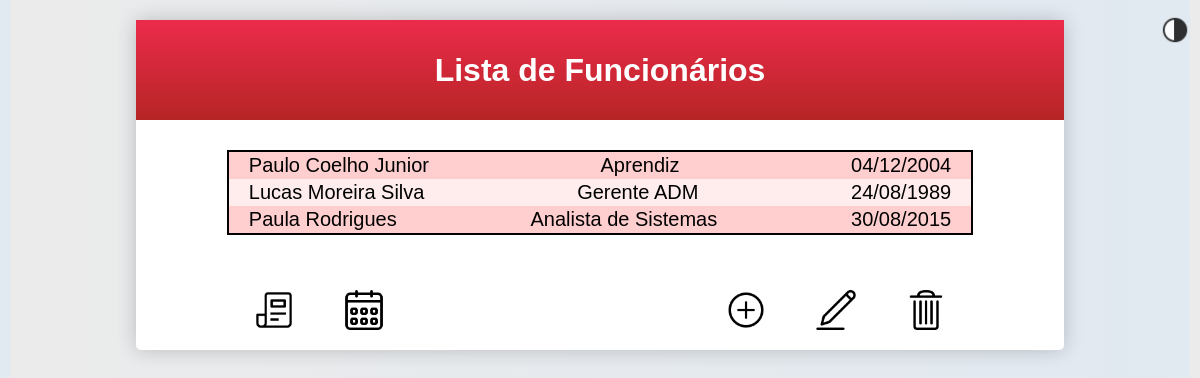
The app's page /main/, older data.
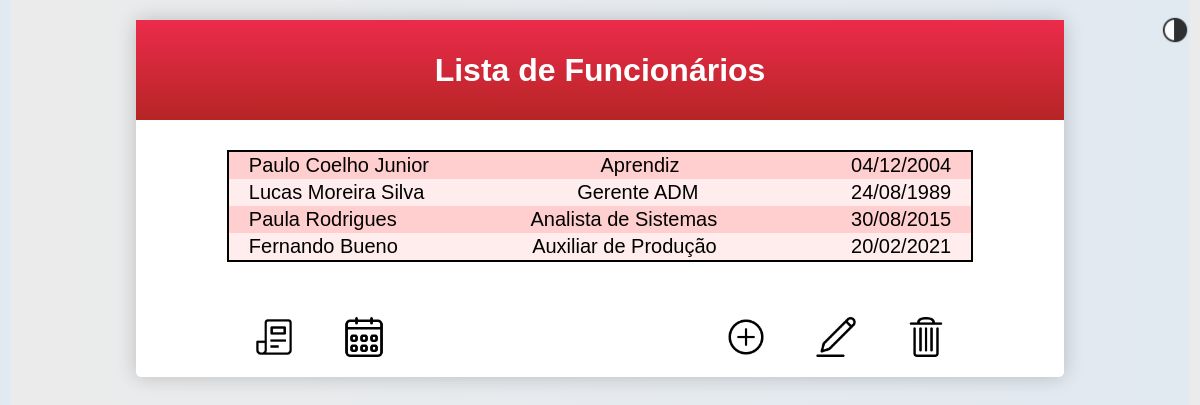
The same page, newer data.
### app/models.py (models this page shows)
class Funcionario(models.Model):
    nome = models.CharField(max_length=100)
    cargo = models.CharField(max_length=50)
    data_nascimento = models.DateField()
    skills = models.ManyToManyField(Skill, blank=True)  # Relacionamento ManyToMany com Skill
    def __str__(self):
        return self.nome

### app/views.py (the view)
# urls.py: path('main/', views.lista_funcionarios, name='main'),  # Corrigido para lista_funcionarios
def lista_funcionarios(request):
    funcionarios = Funcionario.objects.all()
    print(funcionarios)
    return render(request, 'main.html', {'funcionarios': funcionarios})

### app/templates/main.html (shortened to what this page needs)
{% extends 'layout.html'%}
{% load static %}
{% block extrahead %}
    <link rel="stylesheet" href="{% static 'app/css/main.css' %}">
{% endblock %}
{% block content %}
    <div class="mainContainer">
        <div class="containerHeader">
            <h1>Lista de Funcionários</h1>
        </div>
        <ul class="funcionariosNomes">
            {% for funcionario in funcionarios %}
                <a class="funcionarioOuterDiv" href="{% url 'funcionario_detail' funcionario.id %}">
                    <div class="funcionarioContainer">
                        <li class="infoUser">
                            {{ funcionario.nome }}
                        </li>
                        <li class="infoUser">
                            {{ funcionario.cargo }}
                        </li>
                        <li class="infoUser">
                            {{ funcionario.data_nascimento|date:"d/m/Y" }}
                        </li>
                    </div>
                </a>
            {% endfor %}
        </ul>
        <div class="actions">
            <div class="actionsRight">
                <button class="reportBtn" onclick="location.href='{% url 'relatorio_dinamico' %}'">
                    <img src="{% static 'app/img/icons/report.png' %}" alt="">
                </button>
                <button class="calendarBtn" onclick="location.href='{% url 'calendario' %}'">
                    <img src="{% static 'app/img/icons/calendar.png' %}" alt="">
                </button>
            </div>
            <div class="actionsLeft">
                <button class="addBtn"><img src="{% static 'app/img/icons/add.png' %}" alt=""></button>
                <button class="editBtn"><img src="{% static 'app/img/icons/edit.png' %}" alt=""></button>
                <button class="deleteBtn"><img src="{% static 'app/img/icons/delete.png' %}" alt=""></button>
            </div>
        </div>
    </div>
{% endblock %}

Row changes from the older to the newer data that the page shows:
added Funcionario: nome "Fernando Bueno", cargo "Auxiliar de Produção", data_nascimento "20/02/2021"
